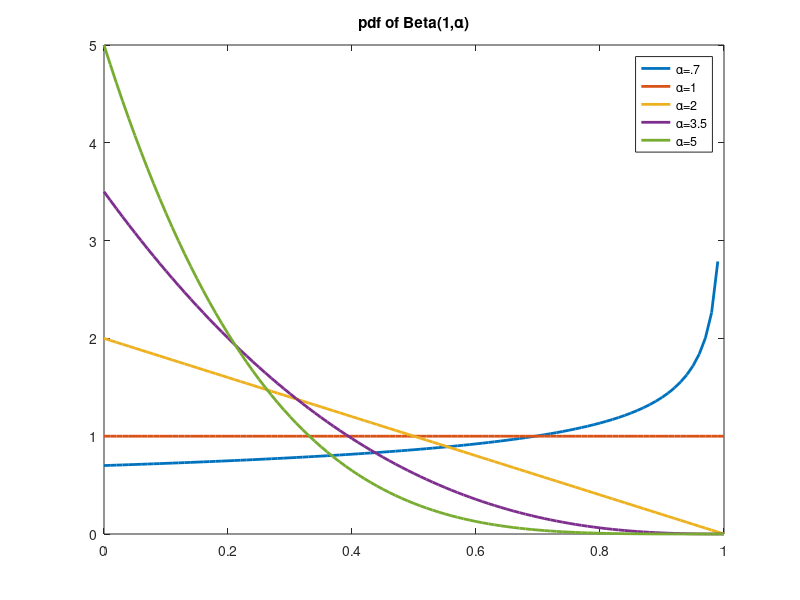

The MATLAB source for this figure:
% plots densities of beta(1,alpha) for various values of alpha

aa = [.7 1 2 3.5 5];

xx = 0:.01:1;

yy = zeros(length(aa),length(xx));
for ii = 1:length(aa)
  yy(ii,:) = betapdf(xx,1,aa(ii));
end

hh = plot(xx,yy');
set(hh,'linewidth',2);
title('pdf of Beta(1,\alpha)');
legend('\alpha=.7','\alpha=1','\alpha=2','\alpha=3.5','\alpha=5');

%print -depsc betashape
